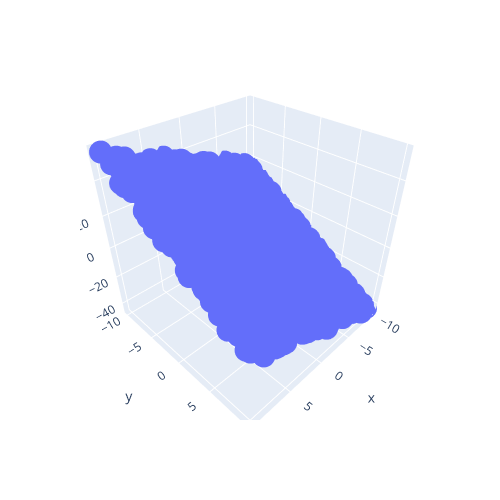

The code cell stored with this chart in its notebook:
### Code cell
x1N = x1.reshape(observaciones,)
x2N = x2.reshape(observaciones,)
targetsN = targets.reshape(observaciones,)

fig = px.scatter_3d(x = x1N, y = x2N, z = targetsN)

fig.update_layout(
    width = 500,
    height = 500,)

fig.show()

### Figure 1 — Plotly figure (JSON) as saved in the notebook; plotly's stock layout.template omitted (floating-point values rounded to 4 significant figures; data arrays with more than 128 entries replaced by an {"elided": "..."} marker saying what was removed)
{"data": [{"hovertemplate": "x=%{x}<br>y=%{y}<br>z=%{z}<extra></extra>", "legendgroup": "", "marker": {"color": "#636efa", "symbol": "circle"}, "mode": "markers", "name": "", "scene": "scene", "showlegend": false, "type": "scatter3d", "x": {"elided": "1000 float values"}, "y": {"elided": "1000 float values"}, "z": {"elided": "1000 float values"}}], "layout": {"height": 500, "legend": {"tracegroupgap": 0}, "margin": {"t": 60}, "scene": {"domain": {"x": [0, 1], "y": [0, 1]}, "xaxis": {"title": {"text": "x"}}, "yaxis": {"title": {"text": "y"}}, "zaxis": {"title": {"text": "z"}}}, "width": 500}}
